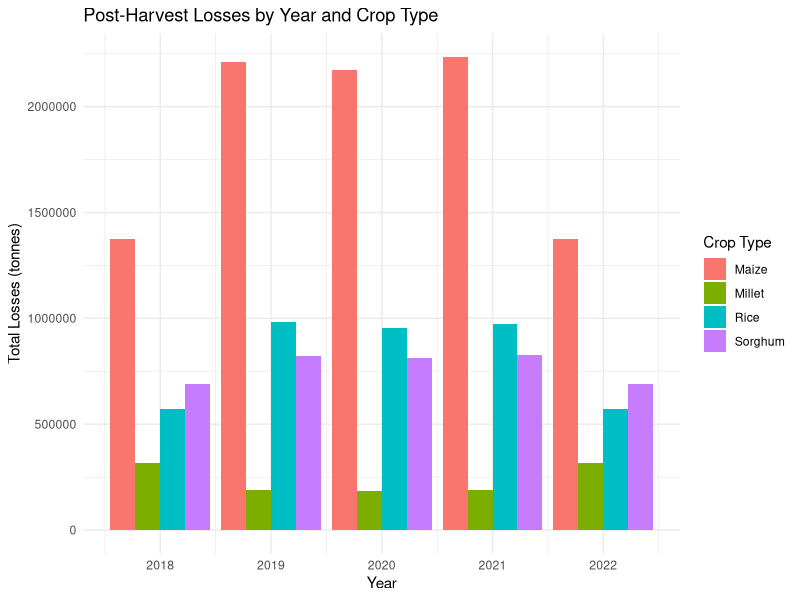

Write R code to recreate this figure.
library(tidyverse)
library(readxl)
p_harvest_loss <-  read_excel("new_data/data/post_harvest_losses.xlsx")


p_h_l <- p_harvest_loss |>
  rename(
    state = "States",
    year = "Year",
    losses_tonnes = "Post harvest losses (in tonnes)"
  ) |>
  filter(crop_type %in% c("Maize","Millet","Sorghum","Rice")) |>
  mutate(across(where(is.character), as.factor))

# 1. Overall Trend of Losses Over Time (Line Chart)
  overall_losses_by_year <- p_h_l %>%
  group_by(year,crop_type) %>%
  summarise(total_losses = sum(losses_tonnes))


  ggplot(overall_losses_by_year, aes(x = year, y = total_losses, fill = crop_type)) +
    geom_bar(stat = "identity", position = "dodge") + # Create grouped bars
    labs(title = "Post-Harvest Losses by Year and Crop Type",
         x = "Year",
         y = "Total Losses (tonnes)",
         fill = "Crop Type") + # Set the legend title
    theme_minimal() + # Use a clean theme
    theme(axis.text.x = element_text(angle = 0, hjust = 0.5)) # Adjust x-axis text


